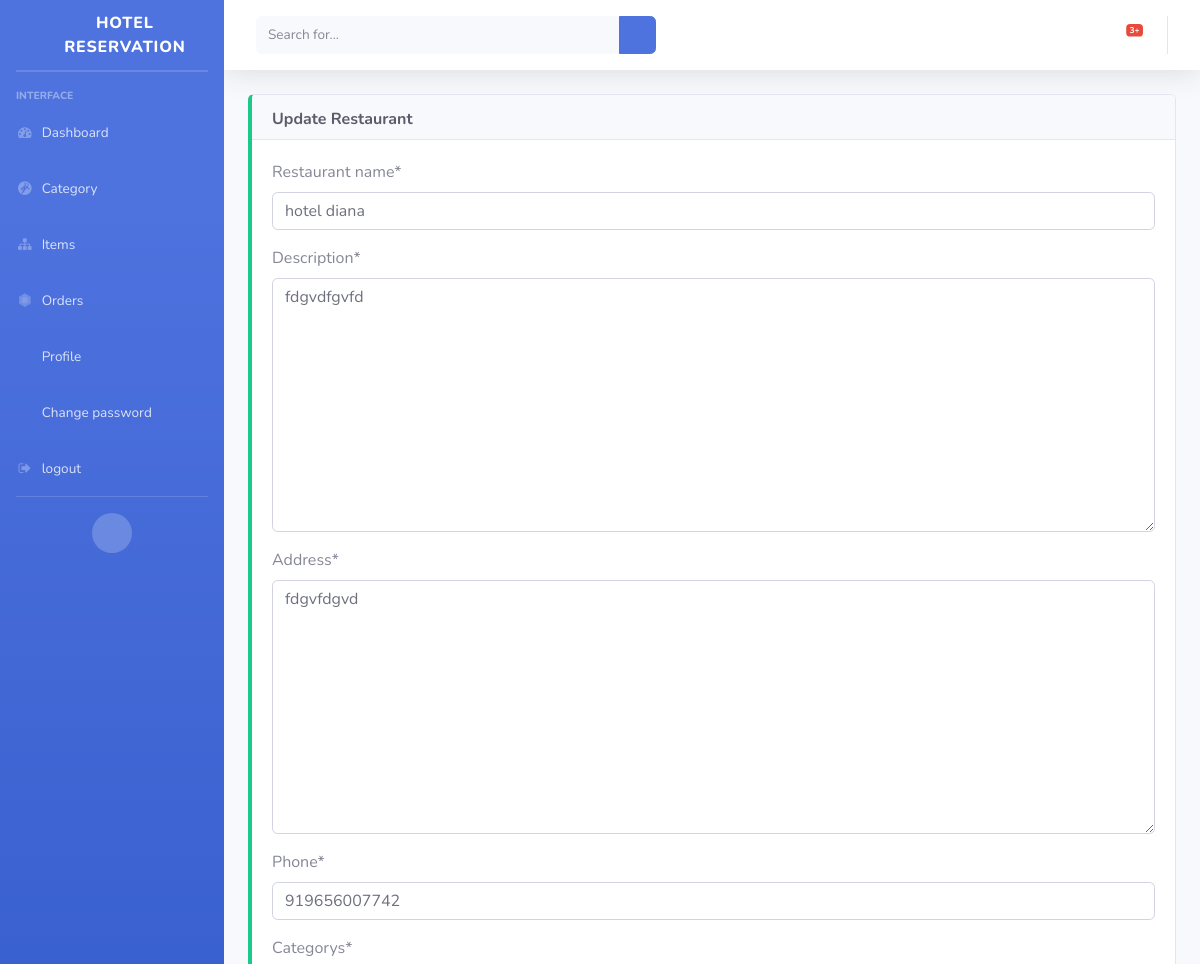
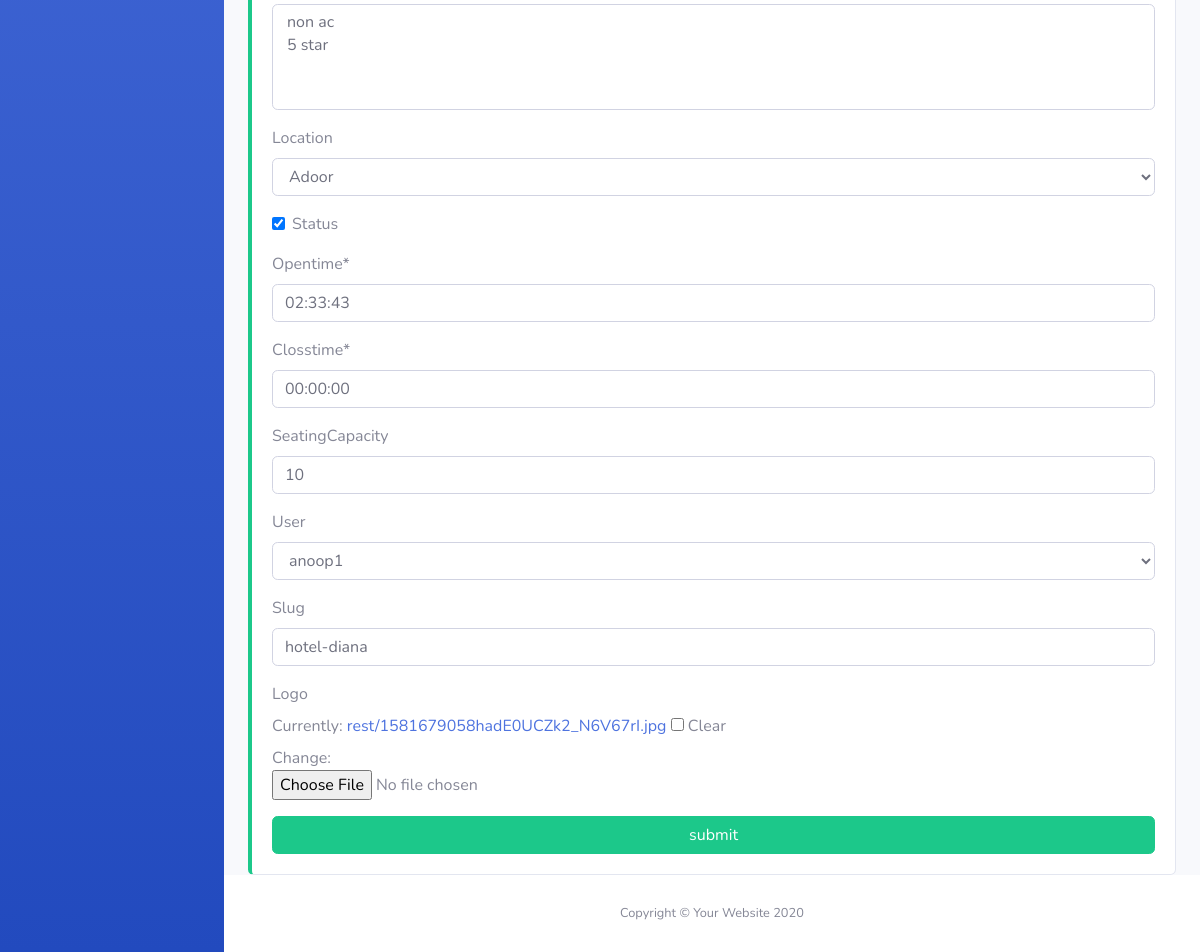
Page /restaurant/1 (signed in) on the committed database (2 pictures, top to bottom).
### restaurant/models.py (models this page shows, shortened)
class Restaurant(models.Model):
    phone_regex = RegexValidator(
        regex=r'^\+?1?\d{10,10}$', message="Phone must be in the format: '+999999999'.Please enter 10 digits mobile number.")
    name = models.CharField(max_length=100, verbose_name="Restaurant name")
    description = models.TextField()
    address = models.TextField()
    phone = models.CharField(validators=[phone_regex], max_length=10)
    categorys = models.ManyToManyField(RestCategory)
    location = models.ForeignKey(
        Location, on_delete=models.SET_NULL, blank=True, null=True)
    status = models.BooleanField(default=False)
    opentime = models.TimeField()
    closstime = models.TimeField()
    seatingCapacity = models.IntegerField(blank=True, null=True)
    user = models.OneToOneField(
        User, on_delete=models.CASCADE, blank=True, null=True)
    slug = models.SlugField(unique=True, blank=True, null=True)
    logo = models.ImageField(upload_to='rest/', blank=True, null=True)

class RestCategory(models.Model):
    name = models.CharField(max_length=10)
    def __str__(self):
        return self.name

class Location(models.Model):
    name = models.CharField(max_length=50, verbose_name="Location name")
    desc = models.TextField(blank=True, null=True, verbose_name="description")
    def __str__(self):
        return self.name

### restaurant/views.py (the view)
# urls.py: path('restaurant/<int:pk>', RestaurantUpdate.as_view(), name="restaurantupdate"),
@method_decorator(decorator, name='dispatch')
class RestaurantUpdate(UpdateView):
    model = Restaurant
    form_class = RestaurantForm
    template_name = 'form.html'
    success_url = reverse_lazy('restaurant')
    def get_context_data(self, **kwargs):
        context = super().get_context_data(**kwargs)
        context['heading'] = "update Restaurant"
        return context

### restaurant/forms.py
class RestaurantForm(forms.ModelForm):
    class Meta:
        model = Restaurant
        fields = '__all__'

### customer/templates/form.html (shortened to what this page needs)
{% extends 'base.html' %} {% load crispy_forms_tags %}
{%block cardtitle %}{{heading}}{% endblock cardtitle %} {% block content %}
<form method="post" enctype='multipart/form-data'>
  {% csrf_token %} {{ form|crispy }}
  <input type="submit" value="submit" class="btn btn-block btn-success" />
</form>
{% endblock content %}

### rows in the picture
Restaurant: name "hotel diana", description "fdgvdfgvfd", address "fdgvfdgvd", phone "919656007742", location "Adoor", status "☑", opentime "02:33:43", closstime "00:00:00", seatingCapacity "10", user "anoop1", slug "hotel-diana"

### other values in the picture
{{ heading }} "Update Restaurant"
